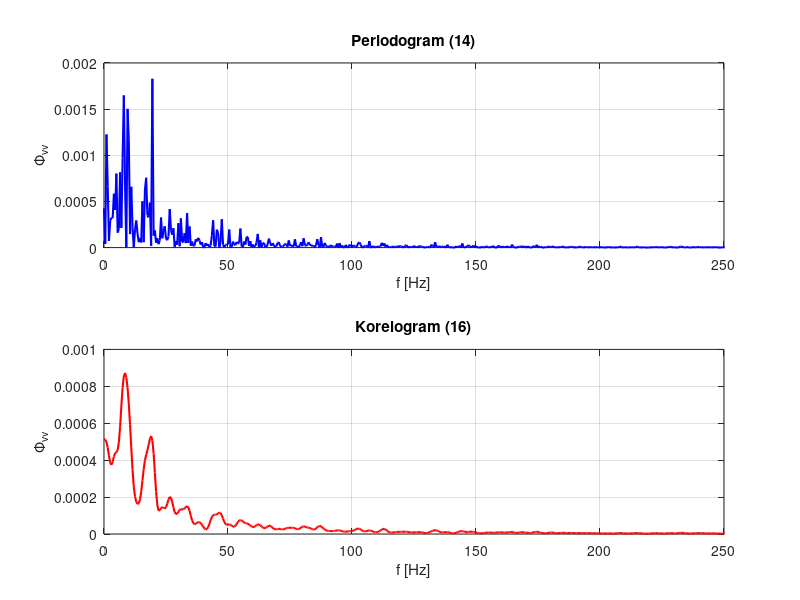

The MATLAB script that drew this image:
%% PSD szumu kolorowego v(nTp)
Tp=0.001; N=2000; n=0:N-1;
sigma=0.8; e=sigma*randn(1,N);

H = tf([0.1],[1 -0.9],Tp);
v = lsim(H, e, n*Tp)';

f = (0:N/2-1)*(1/Tp)/N;

% 1. Periodogram (14) - POPRAWIONY
Vk = Tp * fft(v);                       % X_N = Tp * fft(v)
Phi_p = (1/(N*Tp)) * abs(Vk).^2;       % = (Tp/N) * abs(fft(v))^2

% 2. Korelogram (16) - BEZ PĘTLI
Mw = round(N/5);
tau = -Mw:Mw;                           % wektor przesunięć τ
r_vv = xcorr(v, Mw, 'biased');          % r_vv(τ), dł. 2*Mw+1
w = 0.5*(1 + cos(pi*tau/Mw));           % okno Hanninga (18): 1+cos !
Phi_k = Tp * abs(fft(r_vv.*w, N));      % DFT sumy z wzoru (16)

figure;
subplot(2,1,1);
plot(f, Phi_p(1:N/2),'b-','LineWidth',1.5);
title('Periodogram (14)');
xlabel('f [Hz]'); ylabel('\Phi_{vv}'); grid on; xlim([0 250]);

subplot(2,1,2);
plot(f, Phi_k(1:N/2),'r-','LineWidth',1.5);
title('Korelogram (16)');
xlabel('f [Hz]'); ylabel('\Phi_{vv}'); grid on; xlim([0 250]);
